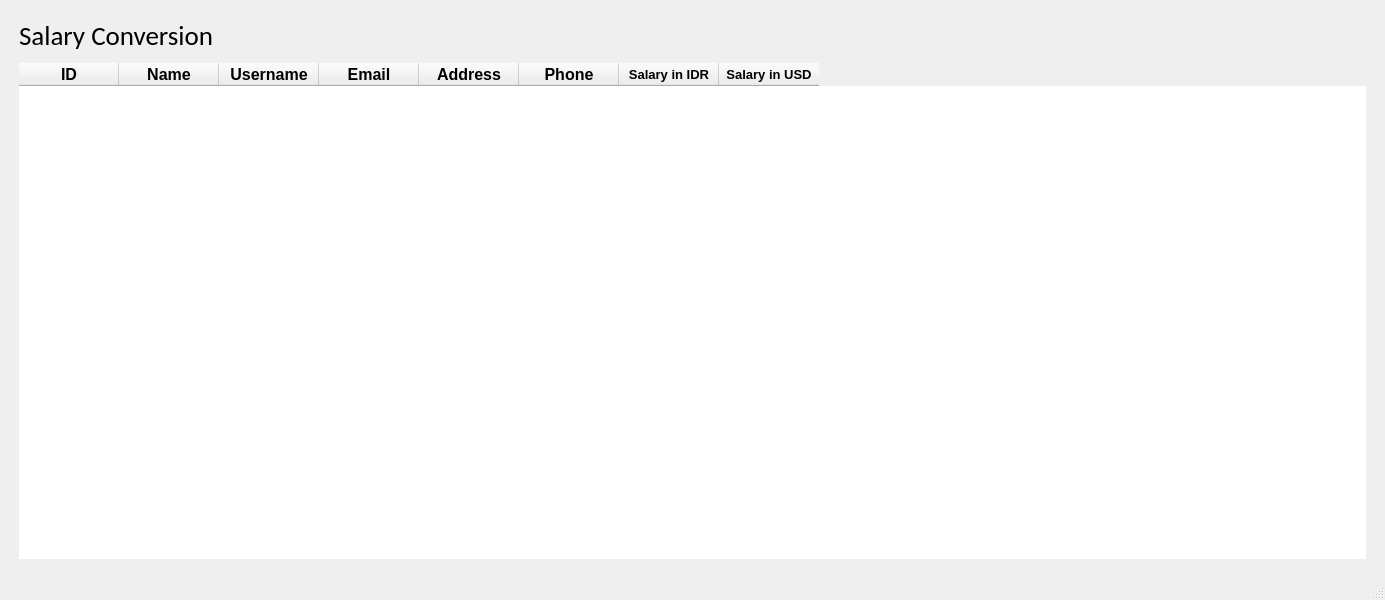
<?xml version="1.0" encoding="UTF-8"?>
<ui version="4.0">
 <class>MainWindow</class>
 <widget class="QMainWindow" name="MainWindow">
  <property name="geometry">
   <rect>
    <x>0</x>
    <y>0</y>
    <width>1385</width>
    <height>600</height>
   </rect>
  </property>
  <property name="maximumSize">
   <size>
    <width>16777215</width>
    <height>16777215</height>
   </size>
  </property>
  <property name="windowTitle">
   <string>MainWindow</string>
  </property>
  <widget class="QWidget" name="centralwidget">
   <property name="enabled">
    <bool>true</bool>
   </property>
   <property name="sizePolicy">
    <sizepolicy hsizetype="Minimum" vsizetype="Preferred">
     <horstretch>0</horstretch>
     <verstretch>0</verstretch>
    </sizepolicy>
   </property>
   <property name="maximumSize">
    <size>
     <width>16777215</width>
     <height>16777215</height>
    </size>
   </property>
   <property name="autoFillBackground">
    <bool>false</bool>
   </property>
   <property name="styleSheet">
    <string notr="true">c</string>
   </property>
   <layout class="QVBoxLayout" name="verticalLayout_2">
    <property name="sizeConstraint">
     <enum>QLayout::SetMinimumSize</enum>
    </property>
    <property name="leftMargin">
     <number>9</number>
    </property>
    <item>
     <layout class="QVBoxLayout" name="verticalLayout">
      <property name="spacing">
       <number>0</number>
      </property>
      <property name="sizeConstraint">
       <enum>QLayout::SetMinAndMaxSize</enum>
      </property>
      <property name="leftMargin">
       <number>10</number>
      </property>
      <property name="topMargin">
       <number>10</number>
      </property>
      <property name="rightMargin">
       <number>10</number>
      </property>
      <property name="bottomMargin">
       <number>10</number>
      </property>
      <item>
       <layout class="QHBoxLayout" name="horizontalLayout">
        <property name="rightMargin">
         <number>10</number>
        </property>
        <item>
         <widget class="QLabel" name="label">
          <property name="font">
           <font>
            <family>Calibri</family>
            <pointsize>20</pointsize>
           </font>
          </property>
          <property name="lineWidth">
           <number>0</number>
          </property>
          <property name="text">
           <string>Salary Conversion</string>
          </property>
         </widget>
        </item>
        <item>
         <spacer name="horizontalSpacer">
          <property name="orientation">
           <enum>Qt::Horizontal</enum>
          </property>
          <property name="sizeType">
           <enum>QSizePolicy::Fixed</enum>
          </property>
          <property name="sizeHint" stdset="0">
           <size>
            <width>700</width>
            <height>20</height>
           </size>
          </property>
         </spacer>
        </item>
       </layout>
      </item>
      <item>
       <spacer name="verticalSpacer">
        <property name="orientation">
         <enum>Qt::Vertical</enum>
        </property>
        <property name="sizeType">
         <enum>QSizePolicy::Minimum</enum>
        </property>
        <property name="sizeHint" stdset="0">
         <size>
          <width>20</width>
          <height>10</height>
         </size>
        </property>
       </spacer>
      </item>
      <item>
       <widget class="QTableWidget" name="tableWidget">
        <property name="sizePolicy">
         <sizepolicy hsizetype="Minimum" vsizetype="MinimumExpanding">
          <horstretch>0</horstretch>
          <verstretch>0</verstretch>
         </sizepolicy>
        </property>
        <property name="minimumSize">
         <size>
          <width>800</width>
          <height>466</height>
         </size>
        </property>
        <property name="maximumSize">
         <size>
          <width>16777215</width>
          <height>16777215</height>
         </size>
        </property>
        <property name="font">
         <font>
          <pointsize>11</pointsize>
         </font>
        </property>
        <property name="frameShape">
         <enum>QFrame::NoFrame</enum>
        </property>
        <property name="frameShadow">
         <enum>QFrame::Plain</enum>
        </property>
        <property name="lineWidth">
         <number>0</number>
        </property>
        <property name="sizeAdjustPolicy">
         <enum>QAbstractScrollArea::AdjustToContents</enum>
        </property>
        <property name="editTriggers">
         <set>QAbstractItemView::NoEditTriggers</set>
        </property>
        <property name="tabKeyNavigation">
         <bool>false</bool>
        </property>
        <property name="showDropIndicator" stdset="0">
         <bool>false</bool>
        </property>
        <property name="dragDropOverwriteMode">
         <bool>false</bool>
        </property>
        <property name="alternatingRowColors">
         <bool>true</bool>
        </property>
        <property name="selectionBehavior">
         <enum>QAbstractItemView::SelectRows</enum>
        </property>
        <property name="gridStyle">
         <enum>Qt::SolidLine</enum>
        </property>
        <column>
         <property name="text">
          <string>ID</string>
         </property>
         <property name="font">
          <font>
           <pointsize>12</pointsize>
           <bold>true</bold>
          </font>
         </property>
        </column>
        <column>
         <property name="text">
          <string>Name</string>
         </property>
         <property name="font">
          <font>
           <pointsize>12</pointsize>
           <bold>true</bold>
          </font>
         </property>
        </column>
        <column>
         <property name="text">
          <string>Username</string>
         </property>
         <property name="font">
          <font>
           <pointsize>12</pointsize>
           <bold>true</bold>
          </font>
         </property>
        </column>
        <column>
         <property name="text">
          <string>Email</string>
         </property>
         <property name="font">
          <font>
           <pointsize>12</pointsize>
           <bold>true</bold>
          </font>
         </property>
        </column>
        <column>
         <property name="text">
          <string>Address</string>
         </property>
         <property name="font">
          <font>
           <pointsize>12</pointsize>
           <bold>true</bold>
          </font>
         </property>
        </column>
        <column>
         <property name="text">
          <string>Phone</string>
         </property>
         <property name="font">
          <font>
           <pointsize>12</pointsize>
           <bold>true</bold>
          </font>
         </property>
        </column>
        <column>
         <property name="text">
          <string>Salary in IDR</string>
         </property>
         <property name="font">
          <font>
           <pointsize>10</pointsize>
           <bold>true</bold>
          </font>
         </property>
        </column>
        <column>
         <property name="text">
          <string>Salary in USD</string>
         </property>
         <property name="font">
          <font>
           <pointsize>10</pointsize>
           <bold>true</bold>
          </font>
         </property>
         <property name="foreground">
          <brush brushstyle="SolidPattern">
           <color alpha="255">
            <red>0</red>
            <green>0</green>
            <blue>0</blue>
           </color>
          </brush>
         </property>
        </column>
       </widget>
      </item>
     </layout>
    </item>
   </layout>
  </widget>
  <widget class="QMenuBar" name="menubar">
   <property name="geometry">
    <rect>
     <x>0</x>
     <y>0</y>
     <width>1385</width>
     <height>22</height>
    </rect>
   </property>
  </widget>
  <widget class="QStatusBar" name="statusbar"/>
 </widget>
 <resources/>
 <connections/>
</ui>
